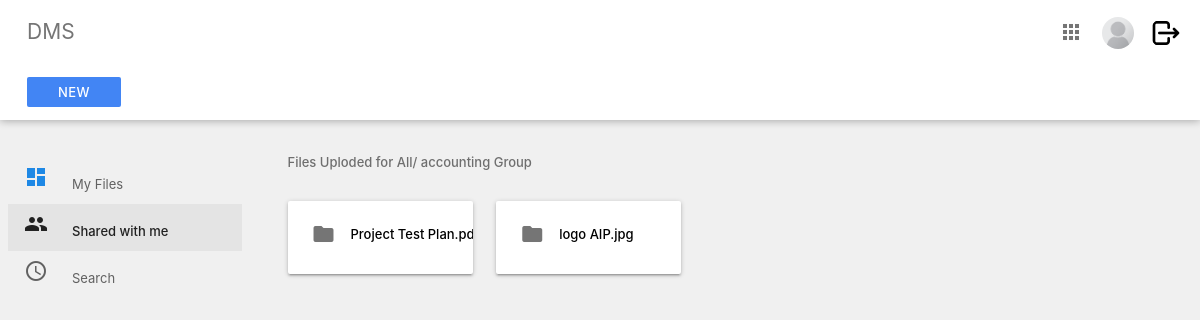
Screenshot of /index/shared/ (signed in) with the database file from the repository.
### Users/models.py (models this page shows, shortened)
class UserInfo(models.Model):
    groupchoices = models.TextChoices('groupchoices', 'management accounting sales tech restricted')
    user = models.OneToOneField(User,
                                on_delete=models.CASCADE,
                                null=True,
                                blank=True)
    name = models.CharField(max_length=200, null=True)
    email = models.EmailField(max_length=200,null=True)
    image = models.ImageField(null=True, upload_to='profile_pics/', blank=True)
    active = models.BooleanField(default=True)
    priv_level = models.IntegerField(default=3)
    group = models.CharField(max_length=100,
                             default='restricted',
                             choices=groupchoices.choices)
    remarks = models.CharField(max_length=200, null=True, blank=True)
    @property
    def imageURL(self):
        try:
            url = self.image.url
        except:
            url = '/media/placeholder.png'
        return url

### System/models.py (models this page shows, shortened)
class Files(models.Model):
    groupchoices = models.TextChoices('groupchoices', 'management all accounting sales tech')
    name = models.CharField(max_length=100)
    org_name = models.CharField(max_length=100, blank=True, null=True)
    extension = models.CharField(max_length=10, blank=True, null=True)
    file = models.FileField(upload_to='files/')
    group = models.CharField(max_length=100,
                             default='all',
                             choices=groupchoices.choices)
    uploaded_by = models.ForeignKey(User, on_delete=models.SET_NULL, null=True, blank=True)
    version = models.IntegerField(default='1')
    active = models.BooleanField(default=True)
    created_at = models.DateTimeField(auto_now_add=True)
    new_version = models.BooleanField(default=False)
    file_content = models.TextField(blank=True, null=True)
    @property
    def fileURL(self):
        try:
            url = self.file.url
        except:
            url = None
        return url

class Version_control(models.Model):
    groupchoices = models.TextChoices('groupchoices', 'management all accounting sales tech')
    name = models.CharField(max_length=100)
    file = models.FileField(upload_to='files/version/')
    org_name = models.CharField(max_length=100, blank=True, null=True)
    extension = models.CharField(max_length=10, blank=True, null=True)
    version = models.IntegerField(default='2')
    prev_version = models.ForeignKey(Files, on_delete=models.SET_NULL, null=True, blank=True)
    pre_ver_control = models.ForeignKey('self', on_delete=models.SET_NULL, null=True, blank=True)
    group = models.CharField(max_length=100,
                             default='all',
                             choices=groupchoices.choices)
    uploaded_by = models.ForeignKey(User, on_delete=models.SET_NULL, null=True, blank=True)
    created_at = models.DateTimeField(auto_now_add=True)
    new_version = models.BooleanField(default=False)
    file_content = models.TextField(blank=True, null=True)
    @property
    def fileURL(self):
        try:
            url = self.file.url
        except:
            url = None
        return url

### System/views.py (the view)
# urls.py: path("shared/", views.for_me, name="shared"),
@login_required(login_url='login')
def for_me(request):
    if not check_user_status(request):
        messages.error(request, 'Your account is not active. Please contact admin to activate your account.')
        return redirect('logout')
    profile = UserInfo.objects.get(user=request.user)
    files = Files.objects.filter(Q(group=profile.group) | Q(group="all") & Q(new_version=False))
    new_ver = Version_control.objects.filter(Q(group=profile.group) | Q(group="all") & Q(new_version=False))
    if files.count() == 0:
        context = {'data1': new_ver, 'shared':'shared','user':profile}
    if new_ver.count() == 0:
        context = {'data': files, 'shared':'shared','user':profile}
    if new_ver.count() > 0 and files.count() > 0:
        context = {'data': files, 'data1': new_ver, 'shared':'shared', 'user':profile}
    return render(request, 'dms/with_me.html', context)

### System/utils.py (called while the page is built)
def check_user_status(request):
    user = UserInfo.objects.get(user=request.user)
    if user.active == True:
        return True
    else:
        return False

### template/dms/with_me.html (shortened to what this page needs)
{% extends  'dms/section/main.html'%}
{% load static %}
{% block content %}
    <div class="main">
      <div class="container-fluid">
        <p class="subheader">Files Uploded for All/ {{user.group}} Group</p>
        {% if data %}
        {% for d in data %}
        <div class="card-panel folder">
          <a href="{% url 'view' pk=d.id type='file' %}">
            <i class=" material-icons left">folder</i>
          </a>
          <div class="tooltip"><a href="{{d.fileURL}}" style="text-decoration: none;color: black; overflow: hidden;" onMouseOver="this.style.color='blue'"
            onMouseOut="this.style.color='black'"><div class="short">{{d.org_name}}.{{d.extension}}</div>
           </a> <span class="tooltiptext">Version : {{d.version}}</span>
          </div>
        </div>
        {%endfor%}
        {%endif%}
        {% if data1 %}
        {% for d in data1 %}
        <div class="card-panel folder">
          <a href="{% url 'view' pk=d.id type='version' %}">
            <i class=" material-icons left">folder</i>
          </a>
          <div class="tooltip"><a href="{{d.fileURL}}" style="text-decoration: none;color: black; overflow: hidden;" onMouseOver="this.style.color='blue'"
            onMouseOut="this.style.color='black'"><div class="short">{{d.org_name}}.{{d.extension}}</div>
           </a> <span class="tooltiptext">Version : {{d.version}}</span>
          </div>
        </div>
        {%endfor%}
        {%endif%}
    {% endblock %}

### template/dms/section/nav.html (shortened to what this page needs)
{%load static%}
<div class="navbar-fixed">
    <nav class="nav-extended white">
      <div class="nav-wrapper white">
        <ul>
          <li>
            <a href="{% url 'index' %}" class="title grey-text text-darken-1"
              >DMS</a
            >
          </li>
        </ul>
        <ul class="right">
          {%if request.user.is_staff%}
          <li>
            <a href="{% url 'admin:index' %}"
              ><i class="material-icons grey-text text-darken-1">apps</i></a
            >
          </li>
          {%endif%}
          <li>
            <a href="{% url 'edit'%}"
              ><img src="{{ user.imageURL }}" alt="profile pic" class="circle" style="height: 32px;
              width: 32px;"
            /></a>
          </li>
          <li>
            <a href="{% url 'logout'%}"
              ><img src="{% static 'media/logout.png'%}" alt="profile pic" class="circle" style="height: 32px;
              width: 32px;"
            /></a>
          </li>
        </ul>
      </div>
      <div class="nav-wrapper nav-2">
        <ul>
          {% if user.group != "restricted" %}
          <li>
            <a
              href="{% url 'upload' %}"
              class="waves-effect waves-light btn btn-flat white-text"
              >New</a
            >
          </li>
          {% endif %}
        </ul>
      </div>
    </nav>
  </div>
  <ul class="side-nav fixed floating transparent z-depth-0">
    <li {% if index %}class="active" {%endif%}>
      <a href="{% url 'index' %}"
        ><i class="material-icons blue-text text-darken-1">dashboard</i>My
        Files{{active}}</a
      >
    </li>
    {% if user.group == "restricted" %}
    <li>
      <a><i class="material-icons">people</i>Shared with me</a>
    </li>
    <li>
      <a><i class="material-icons">access_time</i>Search</a>
    </li>
    {%else%}
    <li {% if shared %}class="active" {%endif%}>
      <a href="{% url 'shared' %}"><i class="material-icons">people</i>Shared with me</a>
    </li>
    <li {% if search %}class="active" {%endif%}>
      <a href="{%url 'search'%}"><i class="material-icons">access_time</i>Search</a>
    </li>
    {%endif%}
  </ul>

### static/css/main.css (style rules this page uses)
body { background-color: #f0f0f0; font-size: 13px; }
.container-fluid { padding: 1rem 2.5rem; margin: auto; }
.main { position: absolute; width: calc(100% - 250px); top: 125px; margin-left: 250px; }
.subheader { color: rgba(0, 0, 0, 0.54); font-weight: 500; }
nav { box-shadow: 0 1px 8px rgba(0, 0, 0, 0.3); }
nav ul li { text-align: center; }
nav ul.right { padding-right: 12px; }
nav ul.right li { max-width: 48px; }
nav ul a { padding-right: 0 12px; }
nav ul a img { height: 32px; width: 32px; vertical-align: middle; margin-left: -5px; }
.nav-wrapper { padding-left: 12px; }
.nav-wrapper .title { font-size: 1.4rem; }
.nav-wrapper .btn-flat { background-color: #4285f4 !important; font-size: 13px; font-weight: 500; height: 30px; line-height: 30px; width: 94px; }
.nav-2, .nav-2 i { height: 56px !important; line-height: 56px !important; min-height: 56px !important; }
.side-nav.floating { width: 250px; padding: 85px 8px 0 !important; height: calc(100% - 130px); left: initial; right: initial; top: 125px; transform: initial; z-index: auto; margin: 0.5rem 0 1rem 0; border-radius: 2px; background: transparent; box-shadow: none; }
.side-nav .active { background-color: rgba(0, 0, 0, 0.05); }
.side-nav .active a { color: #212121; font-weight: 500; }
.side-nav li a, .side-nav li a i.material-icons { height: 40px; line-height: 40px; }
.side-nav li a i.material-icons { margin-right: 24px; }
.side-nav li a { padding: 0 16px; font-weight: normal; font-size: 13px; color: #616161; }
.folder { width: 185px; display: inline-block; margin: 15px 20px 15px 0; font-weight: 500; overflow: hidden; text-overflow: ellipsis; white-space: nowrap; }
.folder i { color: rgba(0, 0, 0, 0.54); margin-top: -3px; }

### template/dms/with_me.html (style rules this page uses)
.tooltip { position: relative; display: inline-block; }
.short { overflow: hidden; white-space: nowrap; text-overflow: ellipsis; width: 130px; }

### rows the page displays
UserInfo: imageURL (placeholder picture), group "accounting"
Files: org_name "Project Test P…"
Version_control: org_name "logo AIP", extension "jpg"
